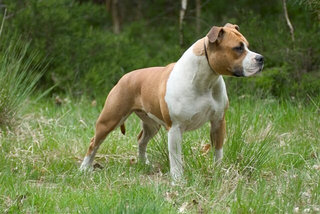
#> input picture tavo_nuotrauka.jpg, 320 x 214 px
$ python main.py
#> lines starting #> are read from the running program, lines starting #| are printed output that depends on the picture
import numpy as np
from PIL import Image
import matplotlib.pyplot as plt

img = Image.open('tavo_nuotrauka.jpg')
#> img is the input picture: PIL image 320x214 RGB; mean R, G, B 108.5, 121.6, 73
plt.imshow(img)
plt.axis('off')
plt.show()

img_array = np.array(img)
h, w, c = img_array.shape
#> h = 214; w = 320; c = 3
x,y=(4060,2983)
[58,52,56]

                   #object cutting

# Pirma priskiriame img_parts reikšmes
img_part1 = img_array[0:h//2, 0:w//2]
img_part2 = img_array[:h//2, w//2:w]
img_part3 = img_array[h//2:h, 0:w//2]
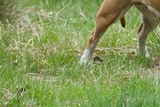
#> img_part3: shape (107, 160, 3); mean R, G, B 132.7, 149.8, 89.2
img_part4 = img_array[h//2:h, w//2:w]
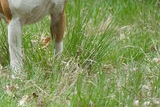
#> img_part4: shape (107, 160, 3); mean R, G, B 131.5, 148, 92.2

# Tada parodome img_part1 naudojant plt.imshow()
plt.imshow(img_part1)
plt.axis('off')  # Paslepia ašis
plt.show()
plt.title('Iškirpta viršutinė kairė dalis')

# Tada parodome img_part2 naudojant plt.imshow()
plt.imshow(img_part2)
plt.axis('off')  # Paslepia ašis
plt.show()
plt.title('Iškirpta viršutinė dešinė dalis')

# Tada parodome img_part3 naudojant plt.imshow()
plt.imshow(img_part3)
plt.axis('off')  # Paslepia ašis
plt.show()
plt.title('Iškirpta apatinė dešinė dalis')

# Tada parodome img_part4 naudojant plt.imshow()
plt.imshow(img_part4)
plt.axis('off')  # Paslepia ašis
plt.show()
plt.title('Iškirpta apatinė kairė dalis')


                 #img_part1 sukimas

# Įkeliam nuotrauką
img = Image.open('tavo_nuotrauka.jpg')

# Konvertuojam nuotrauką į masyvą
img_array = np.array(img)
h, w, c = img_array.shape

# Iškirpiame viršutinę kairę nuotraukos dalį (img_part1)
img_part1 = img_array[0:h//2, 0:w//2] # Viršutinis kairysis kampas

# Parodome originalią iškirptą nuotraukos dalį
plt.imshow(img_part1)
plt.axis('off')  # Paslepia ašis
plt.title('Iškirpta viršutinė kairė dalis')
plt.show()

# Sukame img_part1 270 laipsnių kampu
img_part1_rotated = np.rot90(img_part1, k=3)  # Sukimas 270 laipsnių

# Parodome suktą img_part1 dalį
plt.imshow(img_part1_rotated)
plt.axis('off')  # Paslepia ašis
plt.title('Sukta viršutinė kairė dalis 270 laipsniu')
plt.show()

# Sukame img_part1 180 laipsnių kampu
img_part1_rotated = np.rot90(img_part1, k=2)  # Sukimas 180 laipsnių
#> img_part1_rotated: shape (107, 160, 3)

# Parodome suktą img_part1 dalį
plt.imshow(img_part1_rotated)
plt.axis('off')  # Paslepia ašis
plt.title('Sukta viršutinė kairė dalis  180 laipsnių')
plt.show()

# Sukame img_part1 90 laipsnių kampu
img_part1_rotated = np.rot90(img_part1, k=1)  # Sukimas 90 laipsnių
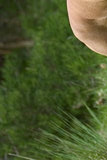
#> img_part1_rotated: shape (160, 107, 3); mean R, G, B 76.4, 88.8, 44.6

# Parodome suktą img_part1 dalį
plt.imshow(img_part1_rotated)
plt.axis('off')  # Paslepia ašis
plt.title('Sukta viršutinė kairė dalis  90 laipsnių')
plt.show()


                   #img_part2 sukimas

# Įkeliam nuotrauką
img = Image.open('tavo_nuotrauka.jpg')

# Konvertuojam nuotrauką į masyvą
img_array = np.array(img)
h, w, c = img_array.shape

# Pirma priskiriame img_part2 reikšmę
img_part2 = img_array[:h//2, w//2:w]   # Viršutinis dešinysis kampas

# Parodome originalią iškirptą nuotraukos dalį
plt.imshow(img_part2)
plt.axis('off')  # Paslepia ašis
plt.title('Iškirpta viršutinė dešinė dalis')
plt.show()

   # Sukame img_part2 270 laipsnių kampu
img_part2_rotated = np.rot90(img_part2, k=3)  # Sukimas 270 laipsnių

# Parodome suktą img_part2 dalį
plt.imshow(img_part2_rotated)
plt.axis('off')  # Paslepia ašis
plt.title('Sukta viršutinė dešinė dalis 270 laipsnių')
plt.show()

   # Sukame img_part1 180 laipsnių kampu
img_part2_rotated = np.rot90(img_part2, k=2)  # Sukimas 180 laipsnių
#> img_part2_rotated: shape (107, 160, 3)

# Parodome suktą img_part dalį
plt.imshow(img_part2_rotated)
plt.axis('off')  # Paslepia ašis
plt.title('Sukta viršutinė dešinė dalis 180 laipsnių')
plt.show()

   # Sukame img_part1 90 laipsnių kampu
img_part2_rotated = np.rot90(img_part2, k=1)  # Sukimas 90 laipsnių
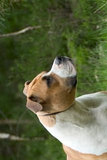
#> img_part2_rotated: shape (160, 107, 3); mean R, G, B 93.4, 99.8, 66

# Parodome suktą img_part dalį
plt.imshow(img_part2_rotated)
plt.axis('off')  # Paslepia ašis
plt.title('Sukta viršutinė dešinė dalis 90 laipsnių')
plt.show()

                 #part3 sukimas

# Įkeliam nuotrauką
img = Image.open('tavo_nuotrauka.jpg')

# Konvertuojam nuotrauką į masyvą
img_array = np.array(img)
h, w, c = img_array.shape

# Pirma priskiriame img_part3 reikšmę
img_part3 = img_array[h//2:h, 0:w//2]  # Apatinis dešinysis kampas

# Parodome originalią iškirptą nuotraukos dalį
plt.imshow(img_part3)
plt.axis('off')  # Paslepia ašis
plt.title('Iškirpta apatinė dešinė dalis')
plt.show()

# Sukame img_part3 270 laipsnių kampu
img_part3_rotated = np.rot90(img_part3, k=3)  # Sukimas 270 laipsnių

# Parodome suktą img_part3 dalį
plt.imshow(img_part3_rotated)
plt.axis('off')  # Paslepia ašis
plt.title('Sukta apatine dešinė dalis 270 laipsnių')
plt.show()

   # Sukame img_part3 180 laipsnių kampu
img_part3_rotated = np.rot90(img_part3, k=2)  # Sukimas 180 laipsnių
#> img_part3_rotated: shape (107, 160, 3)

# Parodome suktą img_part3 dalį
plt.imshow(img_part3_rotated)
plt.axis('off')  # Paslepia ašis
plt.title('Sukta apatine dešinė dalis 180 laipsnių')
plt.show()

   # Sukame img_part3 90 laipsnių kampu
img_part3_rotated = np.rot90(img_part3, k=1)  # Sukimas 90 laipsnių
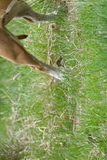
#> img_part3_rotated: shape (160, 107, 3); mean R, G, B 132.7, 149.8, 89.2

# Parodome suktą img_part3 dalį
plt.imshow(img_part3_rotated)
plt.axis('off')  # Paslepia ašis
plt.title('Sukta apatine dešinė dalis 90 laipsnių')
plt.show()

                 #img_part4 sukimas

# Įkeliam nuotrauką
img = Image.open('tavo_nuotrauka.jpg')

# Konvertuojam nuotrauką į masyvą
img_array = np.array(img)
h, w, c = img_array.shape

# Iškirpiame apatinę kairę nuotraukos dalį (img_part4)
img_part4 = img_array[h//2:h, w//2:w]  # Apatinis kairysis kampas

# Parodome originalią iškirptą nuotraukos dalį
plt.imshow(img_part4)
plt.axis('off')  # Paslepia ašis
plt.title('Iškirpta apatinė kairė dalis')
plt.show()

   # Sukame img_part4 270 laipsnių kampu
img_part4_rotated = np.rot90(img_part4, k=3)  # Sukimas 270 laipsnių

# Parodome suktą img_part4 dalį
plt.imshow(img_part4_rotated)
plt.axis('off')  # Paslepia ašis
plt.title('Sukta apatinė kairė dalis 270 laipsnių')
plt.show()

   # Sukame img_part4 180 laipsnių kampu
img_part4_rotated = np.rot90(img_part4, k=2)  # Sukimas 180 laipsnių
#> img_part4_rotated: shape (107, 160, 3)

# Parodome suktą img_part4 dalį
plt.imshow(img_part4_rotated)
plt.axis('off')  # Paslepia ašis
plt.title('Sukta apatinė kairė dalis 180 laipsnių')
plt.show()

# Sukame img_part4 90 laipsnių kampu
img_part4_rotated = np.rot90(img_part4, k=1)  # Sukimas 90 laipsnių
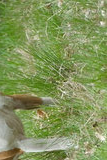
#> img_part4_rotated: shape (160, 107, 3); mean R, G, B 131.5, 148, 92.2

# Parodome suktą img_part4 dalį
plt.imshow(img_part4_rotated)
plt.axis('off')  # Paslepia ašis
plt.title('Sukta apatinė kairė dalis 90 laipsnių')
plt.show()

            #supjaustytu ir pasuktu daliu sujungimas atgal
final_image = np.vstack([
    np.hstack([img_part1_rotated, img_part2_rotated]),
    np.hstack([img_part3_rotated, img_part4_rotated])
])
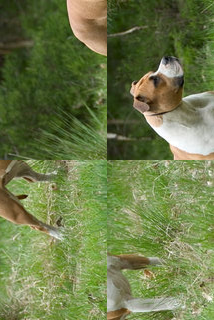
#> final_image: shape (320, 214, 3); mean R, G, B 108.5, 121.6, 73
plt.imshow(final_image)
plt.axis('off')
plt.show()
